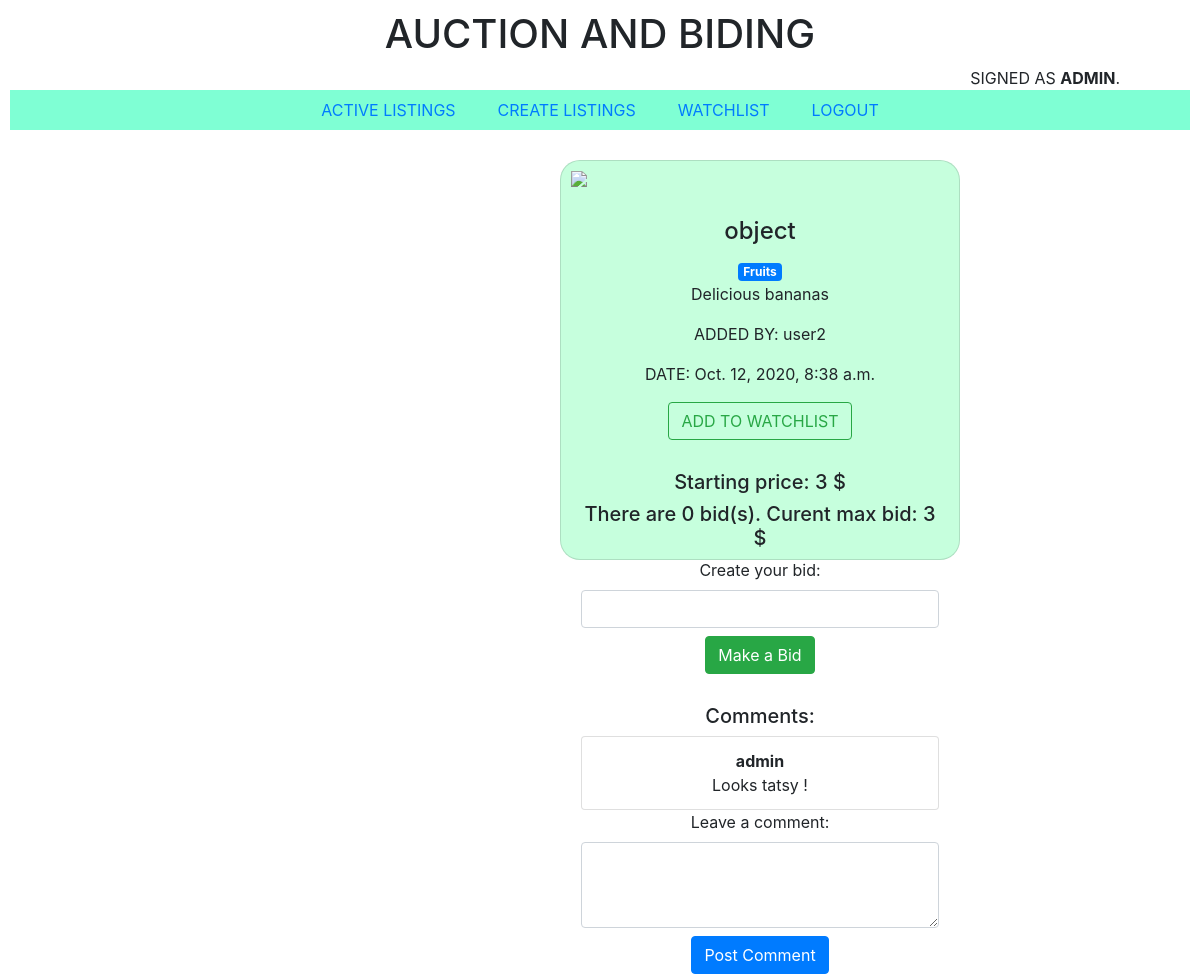
The page /2 (signed in) on the database its author committed.
### auctions/models.py (models this page shows, shortened)
class User(AbstractUser):
    pass

class Listing(models.Model):
    name = models.CharField(max_length=64)
    starting_bid = models.IntegerField()
    description = models.CharField(max_length=254)
    category = models.CharField(max_length=64, blank=True)
    url = models.CharField(max_length=254)
    date = models.DateTimeField(auto_now_add=True, blank=True)
    owner = models.ForeignKey(User, on_delete=models.CASCADE, related_name='owner')
    active = models.BooleanField(default=True)
    winner = models.ForeignKey(User, on_delete=models.CASCADE, related_name='winner', null=True, blank=True)

class Comment(models.Model):
    user_comment = models.ForeignKey(User, on_delete=models.CASCADE, related_name='user_comment', null=True, blank=True)
    listing_comment = models.ForeignKey(Listing, on_delete=models.CASCADE, related_name='listing_comment', null=True, blank=True)
    comment = models.CharField(max_length=1024)
    date = models.DateTimeField(auto_now_add=True, blank=True)

### auctions/views.py (the view, shortened to what this page needs)
# urls.py: path("<int:listing_id>", views.active_listing, name="active_listing"),
def active_listing(request, listing_id):
    try:
        listing = Listing.objects.get(id=listing_id)
        curent_user = request.user.id
        bid_count = Bid.objects.filter(item_bid=listing_id).count()
        if bid_count > 0:
            max_bid = Bid.objects.filter(item_bid=listing_id).aggregate(Max('bid'))
            max_bid = max_bid['bid__max']
        else:
            max_bid = listing.starting_bid
        if Watchlist.objects.filter(user_watchlist = curent_user, listing_item = listing_id).exists():
            watchlist_state = False
        else:
            watchlist_state = True
    except Listing.DoesNotExist:
        raise Http404("Listing not found.")
    comments = Comment.objects.filter(listing_comment = listing_id)
    return render(request, "auctions/active_listing.html", {
        "listing": listing,
        'comments': comments,
        'watchlist_state': watchlist_state,
        'bid_count': bid_count,
        'max_bid': max_bid,
        'form': Bid_form(),
        'comment_form': Comment_form()
        })

### auctions/views.py
class Bid_form(forms.Form):
    bid_form = forms.IntegerField(required=True, label='Create your bid')
    bid_form.widget.attrs.update({'class': 'form-control'})

class Comment_form(forms.Form):
    comment = forms.CharField(widget=forms.Textarea(), label='Leave a comment')
    comment.widget.attrs.update({
        'class': 'form-control',
        'rows': '3'
    })

### auctions/templates/auctions/active_listing.html (shortened to what this page needs)
{% extends "auctions/layout.html" %}
{% block body %}
<div class="card">
    <img class='card-img-top' src="{{ listing.url}}" class="card-img-full">
    <div class="card-body">
        <h4 class="card-title"> {{ listing.name}} </h4>
        {% if listing.category %}
            <a href="category/{{listing.category}}" class="badge badge-primary"> {{listing.category}} </a>
        {% endif %}
        <p> {{ listing.description }} </p>
        <p> ADDED BY: {{ listing.owner }} </p>
        <p> DATE: {{ listing.date }} </p>
        {% if user.is_authenticated %}
            <div>
                {% if watchlist_state %}
                <form action="{% url 'watchlist' %}" method='post'>
                    <button type="submit" name="listing_id" value="{{ listing.id }}" class="btn btn-outline-success">ADD TO
                        WATCHLIST</button>
                </form>
                {% else %}
                <form action="{% url 'watchlist' %}" method='post'>
                    {% csrf_token %}
                    <button type="submit" name="listing_id" value="{{ listing.id }}" class="btn btn-outline-warning">DELETE FROM
                        WATCHLIST</button>
                </form>
                {% endif %}
            </div>
            {% if listing.active == False and user.username|stringformat:"s" == listing.winner|stringformat:"s" %}
            <div class="alert alert-success" role="alert">
                Сongratulations, you won auction !
            </div>
            {% elif listing.active == False %}
            <div class="alert alert-primary" role="alert">
                Auction ended !
            </div>
            {% else %}
            <div style='margin: 30px 0px 0px'>
                <h5>Starting price: {{ listing.starting_bid }} $</h5>
                <h5>There are {{bid_count}} bid(s). Curent max bid: {{ max_bid }} $</h5>
                <form action="{% url "active_listing" listing.id %}" method='post' class='bid'>
                    <div style='margin: 0px 0px 8px'>
                        {{ form }}
                    </div>
                    <button type="submit" name="listing_id" value="{{ listing.id }}" class="btn btn-success">Make a
                        Bid</button>
                </form>
            </div>
            {% endif %}
            <div style='margin: 30px 0px 0px'>
                    <h5>Comments:</h5>
                <ul class="list-group">
                    {% for comment in comments %}
                        <li class="list-group-item">
                        <div style='font-weight: bold'> {{comment.user_comment}} </div>
                        <div> {{comment.comment}} </div>
                        </li>
                    {% endfor %}
                </ul>
                <div>
                    <form action="{% url "comment" %}" method='post'>
                        <div style='margin: 0px 0px 8px'>
                            {{comment_form}}
                        </div>
                        <button type="submit" name="listing_id" value="{{ listing.id }}" class="btn btn-primary">Post Comment</button>
                    </form>
                </div>
            {% else %}
                <h2> You must be <a href="/register">registered</a> to participate in the auction ! </h2>
            {% endif %}
        </div>
    </div>
</div>
{% endblock %}

### auctions/templates/auctions/layout.html (shortened to what this page needs)
{% load static %}
<!DOCTYPE html>
<html lang="en">
    <head>
        <link rel="stylesheet" href="https://stackpath.bootstrapcdn.com/bootstrap/4.4.1/css/bootstrap.min.css">
        <link href="{% static 'auctions/styles.css' %}" rel="stylesheet">
    </head>
    <body>
        <h1 class="b">AUCTION AND BIDING</h1>
        <div class="b1">
            {% if user.is_authenticated %}
                SIGNED AS  <strong>{{ user.username }}</strong>.
            {% else %}
                NOT SIGNED IN
            {% endif %}
        </div>
        <ul class="nav">
            <li class="nav-item">
                <a class="nav-link" href="{% url 'index' %}">ACTIVE LISTINGS</a>
            </li>
            {% if user.is_authenticated %}
                <li class="nav-item">
                    <a class="nav-link" href="{% url 'create_listing' %}">CREATE LISTINGS</a>
                </li>
                <li class="nav-item">
                    <a class="nav-link" href="{% url 'watchlist' %}">WATCHLIST</a>
                </li>
                <li class="nav-item">
                    <a class="nav-link" href="{% url 'logout' %}">LOGOUT</a>
                </li>
            {% endif %}
        </ul>
        {% block body %}
        {% endblock %}
    </body>
</html>

### auctions/static/auctions/styles.css (style rules this page uses)
body { padding: 10px; }
.nav { display: flex; align-items: center; justify-content: center; gap: 10px; background-color: aquamarine; }
.b { text-align: center; }
.b1 { text-align: right; margin-right: 70px; text-transform: uppercase; }
.card { width: 35%; background-color: #c6ffdd; height: 400px; width: 400px; text-align: center; margin-left: 550px; margin-top: 30px; border-radius: 20px; }
.card-img-top { padding: 10px; object-fit: center; object-position: center; margin-right: 10px; border-radius: 9px; }

### rows shown on the page
User: username "ADMIN"
Listing: name "object", category "Fruits", description "Delicious bananas", owner "user2", date "Oct. 12, 2020, 8:38 a.m.", starting_bid "3"
Comment: user_comment "admin", comment "Looks tatsy !"

### other values the page prints
{{ bid_count }} "0"
{{ max_bid }} "3"
